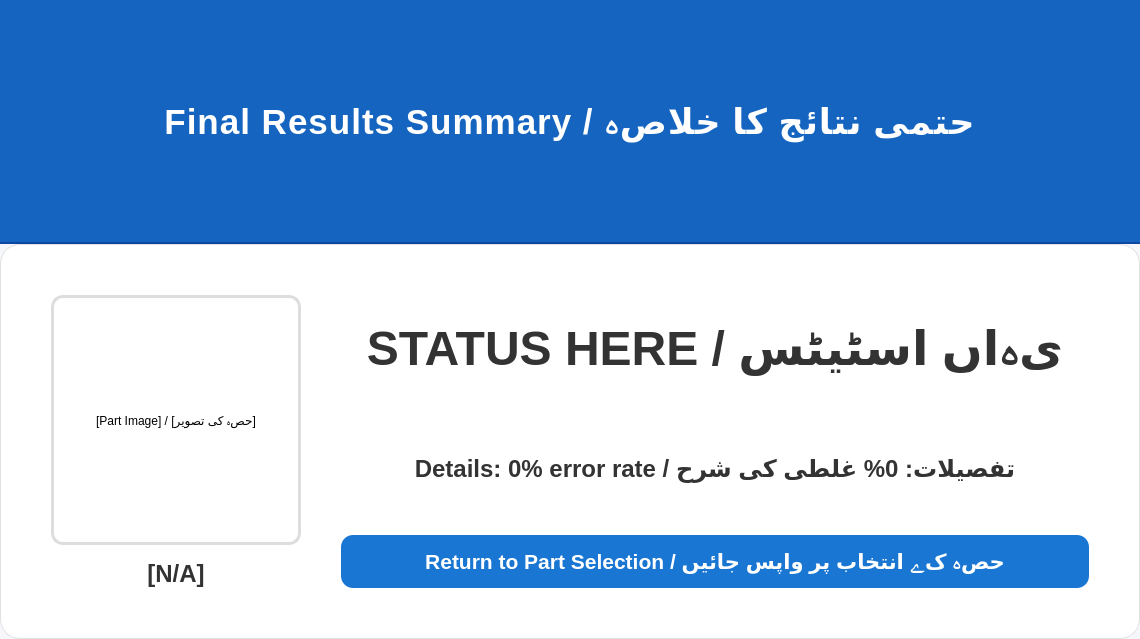
<?xml version="1.0" encoding="UTF-8"?>
<ui version="4.0">
 <class>FinalSummaryScreen</class>
 <widget class="QWidget" name="FinalSummaryScreen">
  <property name="geometry">
   <rect>
    <x>0</x>
    <y>0</y>
    <width>1028</width>
    <height>639</height>
   </rect>
  </property>
  <property name="windowTitle">
   <string>Part Summary / حصہ کا خلاصہ</string>
  </property>
  <property name="styleSheet">
   <string notr="true">
#FinalSummaryScreen {
    background-color: #f5f7fa;
    font-family: 'Segoe UI', Arial, sans-serif;
}

/* Header */
#headerFrame {
    background-color: #1565c0;
    border-bottom: 2px solid #0d47a1;
}
#headerLabel {
    color: white;
    font-size: 26pt;
    font-weight: 600;
    letter-spacing: 1px;
}

/* Main content */
#contentFrame {
    background-color: white;
    border-radius: 20px;
    padding: 30px;
    border: 1px solid #e0e0e0;
}

/* Image box */
#partImageLabel {
    border: 3px solid #ddd;
    border-radius: 12px;
    background-color: #ffffff;
}

/* Labels */
#partNameLabel, 
#resultDetailLabel {
    font-size: 18pt;
    font-weight: 500;
    color: #333;
}

/* GOOD/BAD Status */
#finalStatusLabel {
    font-size: 36pt;
    font-weight: bold;
    padding: 25px;
    border-radius: 15px;
    text-align: center;
    background-color: #ffffff;
    border: none;
    color: #333333;
}

/* Back Button */
#backButton {
    background-color: #1976d2;
    color: white;
    font-size: 16pt;
    font-weight: bold;
    border-radius: 12px;
    padding: 14px 40px;
}
#backButton:hover {
    background-color: #1565c0;
}
   </string>
  </property>
  <layout class="QVBoxLayout" name="mainLayout">
   <property name="spacing">
    <number>0</number>
   </property>
   <property name="leftMargin">
    <number>0</number>
   </property>
   <property name="topMargin">
    <number>0</number>
   </property>
   <property name="rightMargin">
    <number>0</number>
   </property>
   <property name="bottomMargin">
    <number>0</number>
   </property>
   <item>
    <widget class="QFrame" name="headerFrame">
     <property name="minimumSize">
      <size>
       <width>0</width>
       <height>90</height>
      </size>
     </property>
     <layout class="QHBoxLayout" name="headerLayout">
      <property name="leftMargin">
       <number>0</number>
      </property>
      <property name="topMargin">
       <number>0</number>
      </property>
      <property name="rightMargin">
       <number>0</number>
      </property>
      <property name="bottomMargin">
       <number>0</number>
      </property>
      <item>
       <widget class="QLabel" name="headerLabel">
        <property name="text">
         <string>Final Results Summary / حتمی نتائج کا خلاصہ</string>
        </property>
        <property name="alignment">
         <set>Qt::AlignCenter</set>
        </property>
       </widget>
      </item>
     </layout>
    </widget>
   </item>
   <item>
    <widget class="QFrame" name="contentFrame">
     <property name="frameShape">
      <enum>QFrame::NoFrame</enum>
     </property>
     <layout class="QHBoxLayout" name="contentLayout">
      <property name="spacing">
       <number>40</number>
      </property>
      <property name="leftMargin">
       <number>20</number>
      </property>
      <property name="topMargin">
       <number>20</number>
      </property>
      <property name="rightMargin">
       <number>20</number>
      </property>
      <property name="bottomMargin">
       <number>20</number>
      </property>
      <item>
       <layout class="QVBoxLayout" name="partInfoLayout">
        <property name="spacing">
         <number>15</number>
        </property>
        <item alignment="Qt::AlignHCenter|Qt::AlignVCenter">
         <widget class="QLabel" name="partImageLabel">
          <property name="minimumSize">
           <size>
            <width>250</width>
            <height>250</height>
           </size>
          </property>
          <property name="maximumSize">
           <size>
            <width>250</width>
            <height>250</height>
           </size>
          </property>
          <property name="text">
           <string>[Part Image] / [حصہ کی تصویر]</string>
          </property>
          <property name="alignment">
           <set>Qt::AlignCenter</set>
          </property>
         </widget>
        </item>
        <item>
         <widget class="QLabel" name="partNameLabel">
          <property name="text">
                     <string>[N/A]</string>
          </property>
          <property name="alignment">
           <set>Qt::AlignCenter</set>
          </property>
         </widget>
        </item>
       </layout>
      </item>
      <item>
       <layout class="QVBoxLayout" name="statusLayout">
        <property name="spacing">
         <number>15</number>
        </property>
        <item>
         <widget class="QLabel" name="finalStatusLabel">
          <property name="text">
           <string>STATUS HERE / یہاں اسٹیٹس</string>
          </property>
          <property name="alignment">
           <set>Qt::AlignCenter</set>
          </property>
         </widget>
        </item>
        <item>
         <widget class="QLabel" name="resultDetailLabel">
          <property name="text">
           <string>Details: 0% error rate / تفصیلات: 0% غلطی کی شرح</string>
          </property>
          <property name="alignment">
           <set>Qt::AlignCenter</set>
          </property>
         </widget>
        </item>
        <item>
         <widget class="QPushButton" name="backButton">
          <property name="text">
           <string>Return to Part Selection / حصہ کے انتخاب پر واپس جائیں</string>
          </property>
         </widget>
        </item>
       </layout>
      </item>
     </layout>
    </widget>
   </item>
  </layout>
 </widget>
 <resources/>
 <connections/>
</ui>
